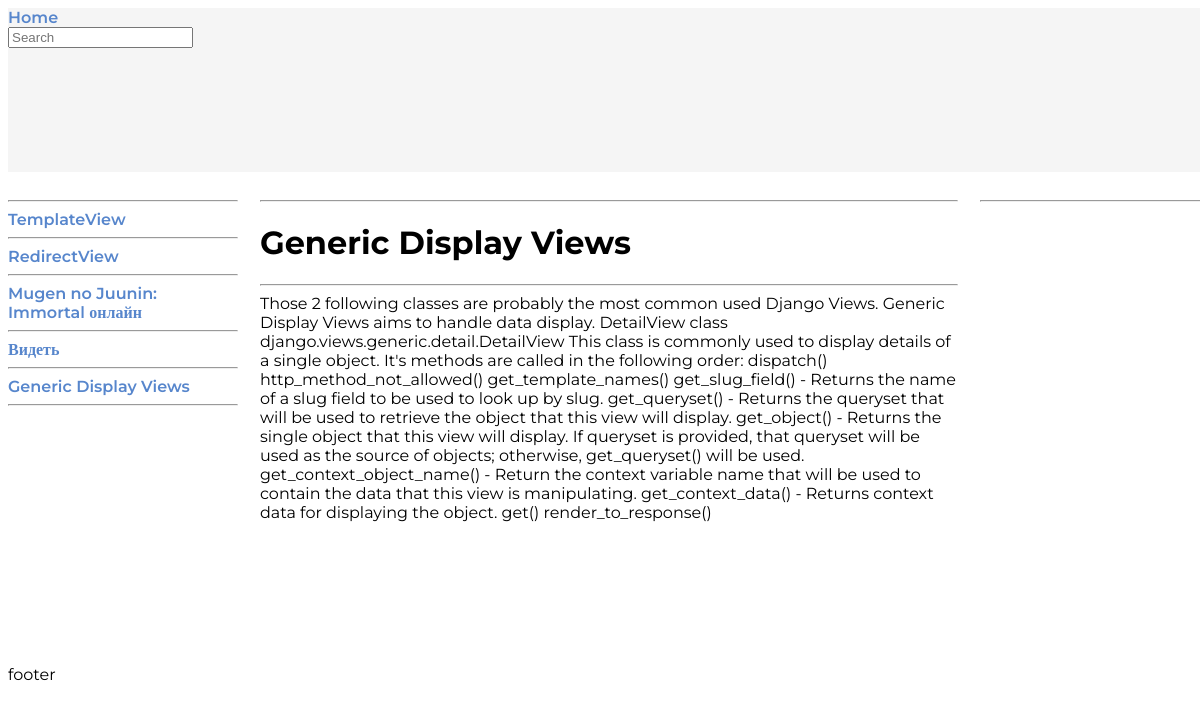
/generic-display-views/, run on an earlier commit of the app's database.
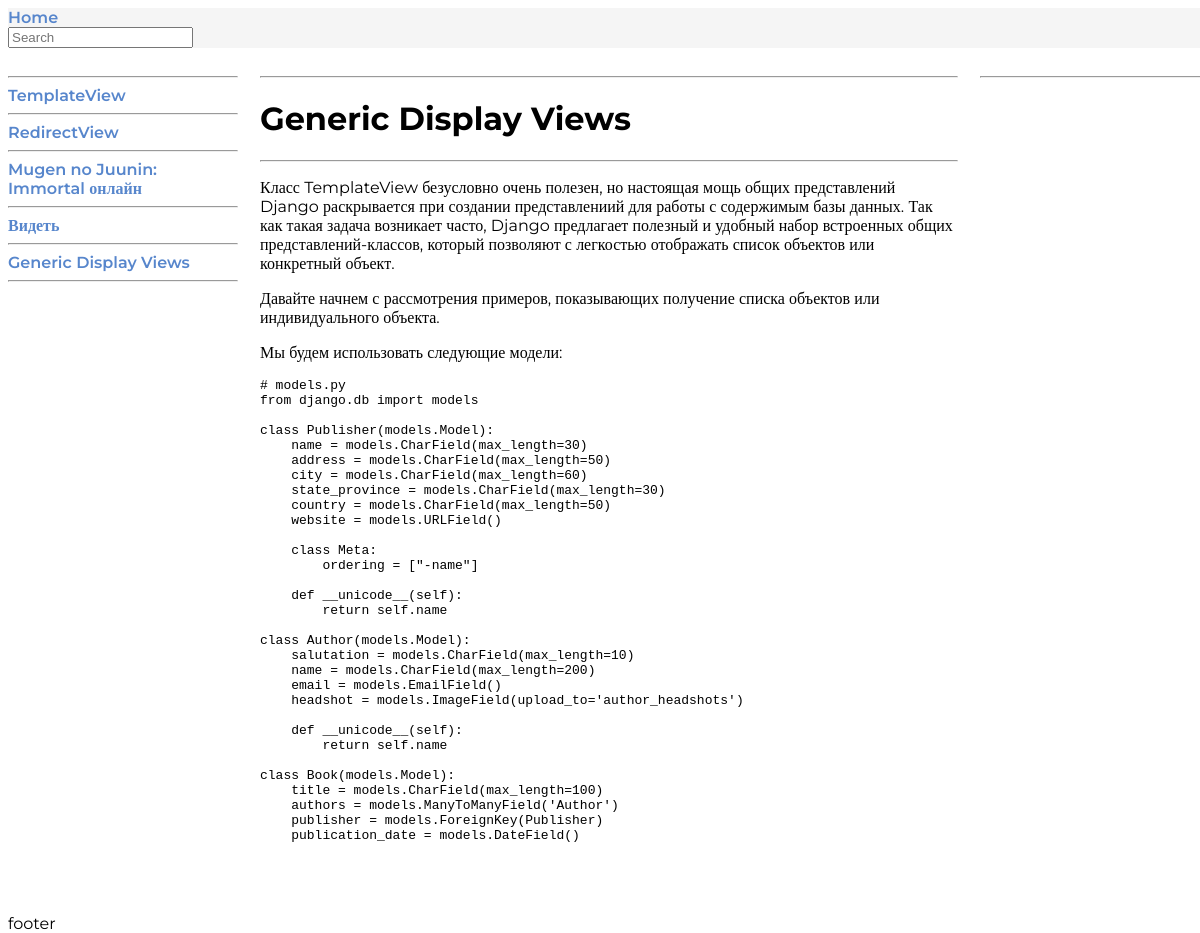
And on a later commit of the database.
### blog/models.py (models this page shows, shortened)
class Article(models.Model):
	STATUS_CHOICES = (
		('personal', 'Personal'),
		('public', 'Public'),
	)
	title = models.CharField(max_length=250)
	slug = models.SlugField(max_length=250, unique_for_date='publish', verbose_name='URL',)# default=slugify('0'))
	article = RichTextUploadingField(blank=True, default='')
	publish = models.DateTimeField(default=timezone.now)
	created = models.DateTimeField(auto_now_add=True)
	updated = models.DateTimeField(auto_now=True)
	status = models.CharField(max_length=10, choices=STATUS_CHOICES, default='personal')
	tags = TaggableManager(help_text = "Список тегов, разделенных запятыми.", through=None, blank=True)
	def get_absolute_url(self):
		return (self.slug)

### blog/views.py (the view)
# urls.py: path('<slug:slug>/', ArticleDetailView.as_view(), name='article_detail'),
class ArticleDetailView(DetailView):
    model = Article
    template_name = "blog/blog_detail.html"
    def get_context_data(self, **kwargs):
        context = super().get_context_data(**kwargs)
        context['articles'] = Article.objects.all()
        return context

### templates/blog/blog_detail.html (shortened to what this page needs)
{% extends "base.html" %}
{% load static %}
{% block content %}
    <div class="aside-left">
        <hr>
        {% for article in articles %}
            <a href="/{{ article.get_absolute_url }}">{{article.title}}</a>
            <hr>
        {% endfor %}
    </div>
    <div class="article">
        <hr>
        <h1>{{article.title}}</h1>
        <hr>
        {% autoescape off %} {{article.article }} {% endautoescape %}
    </div>
    <div class="aside-right">
        <hr>
    </div>
{% endblock content %}

### templates/base.html (shortened to what this page needs)
{% load static %}
<!DOCTYPE html>
<html lang="ru">
<head>
    <link rel="stylesheet" href="{% static 'css/base.css' %}">
    <link rel="stylesheet" href="{% static 'ckeditor/ckeditor/plugins/codesnippet/lib/highlight/styles/default.css' %}" />
</head>
<body>
    <div class="header">
        <a href="/">Home</a>
        <form role="search" action="{% url 'blog:blog_list' %}">
            <div>
                <input type="text" placeholder="Search" name="q">
            </div>
        </form>
    </div>
    <div class="content">
        {% block content %}{% endblock content %}
    </div>
    <footer>
        footer
    </footer>
</body>
</html>

### static/css/base.css (style rules this page uses)
html, body { width: 100%; height: 100%; font-family: Montserrat; }
:root { --TextColor: #3a3a3a; --LinkCo0lor: #5786cc; --BackColor: #f5f5f5; }
body { display: grid; grid-template-columns: auto; grid-template-rows: auto; grid-template-areas: "header" "content" "footer"; gap: 20px; }
a { color: var(--LinkCo0lor); text-decoration: none; font-weight: 600; }
hr { align: center; width: 100%; size: 1; }
.content { grid-area: content; display: grid; grid-template-areas: "aside-left" "article" "aside-right"; }
@media (min-width: 1200px) { .content { display: grid; grid-template-columns: 20% auto 20%; grid-template-areas: "aside-left article aside-right"; } }
.header { background-color: var(--BackColor); grid-area: header; }
.aside-left { padding-right: 12px; grid-area: aside-left; }
.article { padding: 0 12px 0 12px; grid-area: article; }
.aside-right { padding-left: 12px; grid-area: aside-right; }
footer { grid-area: footer; }

What changed in the data, as far as the page shows it:
changed Article "Generic Display Views": article "Those 2 following classes are probably the most common used Django Views. Generic Display Views aims to handle data display. DetailView class django.views.generic.detail.DetailView This class is commonly used to display details of a single object. It's methods are called in the following order: dispatch() http_method_not_allowed() get_template_names() get_slug_field() - Returns the name of a slug field to be used to look up by slug. get_queryset() - Returns the queryset that will be used to retrieve the object that this view will display. get_object() - Returns the single object that this view will display. If queryset is provided, that queryset will be used as the source of objects;…" → "Класс TemplateView безусловно очень полезен, но настоящая мощь общих представлений Django раскрывается при создании представлениий для работы с содержимым базы данных. Так как такая задача возникает часто, Django предлагает полезный и удобный набор встроенных общих представлений-классов, который позволяют с легкостью отображать список объектов или конкретный объект. Давайте начнем с рассмотрения примеров, показывающих получение списка объектов или индивидуального объекта. Мы будем использовать следующие модели: # models.py from django.db import models class Publisher(models.Model): name = models.CharField(max_length=30) address = models.CharField(max_length=50) city =…"
